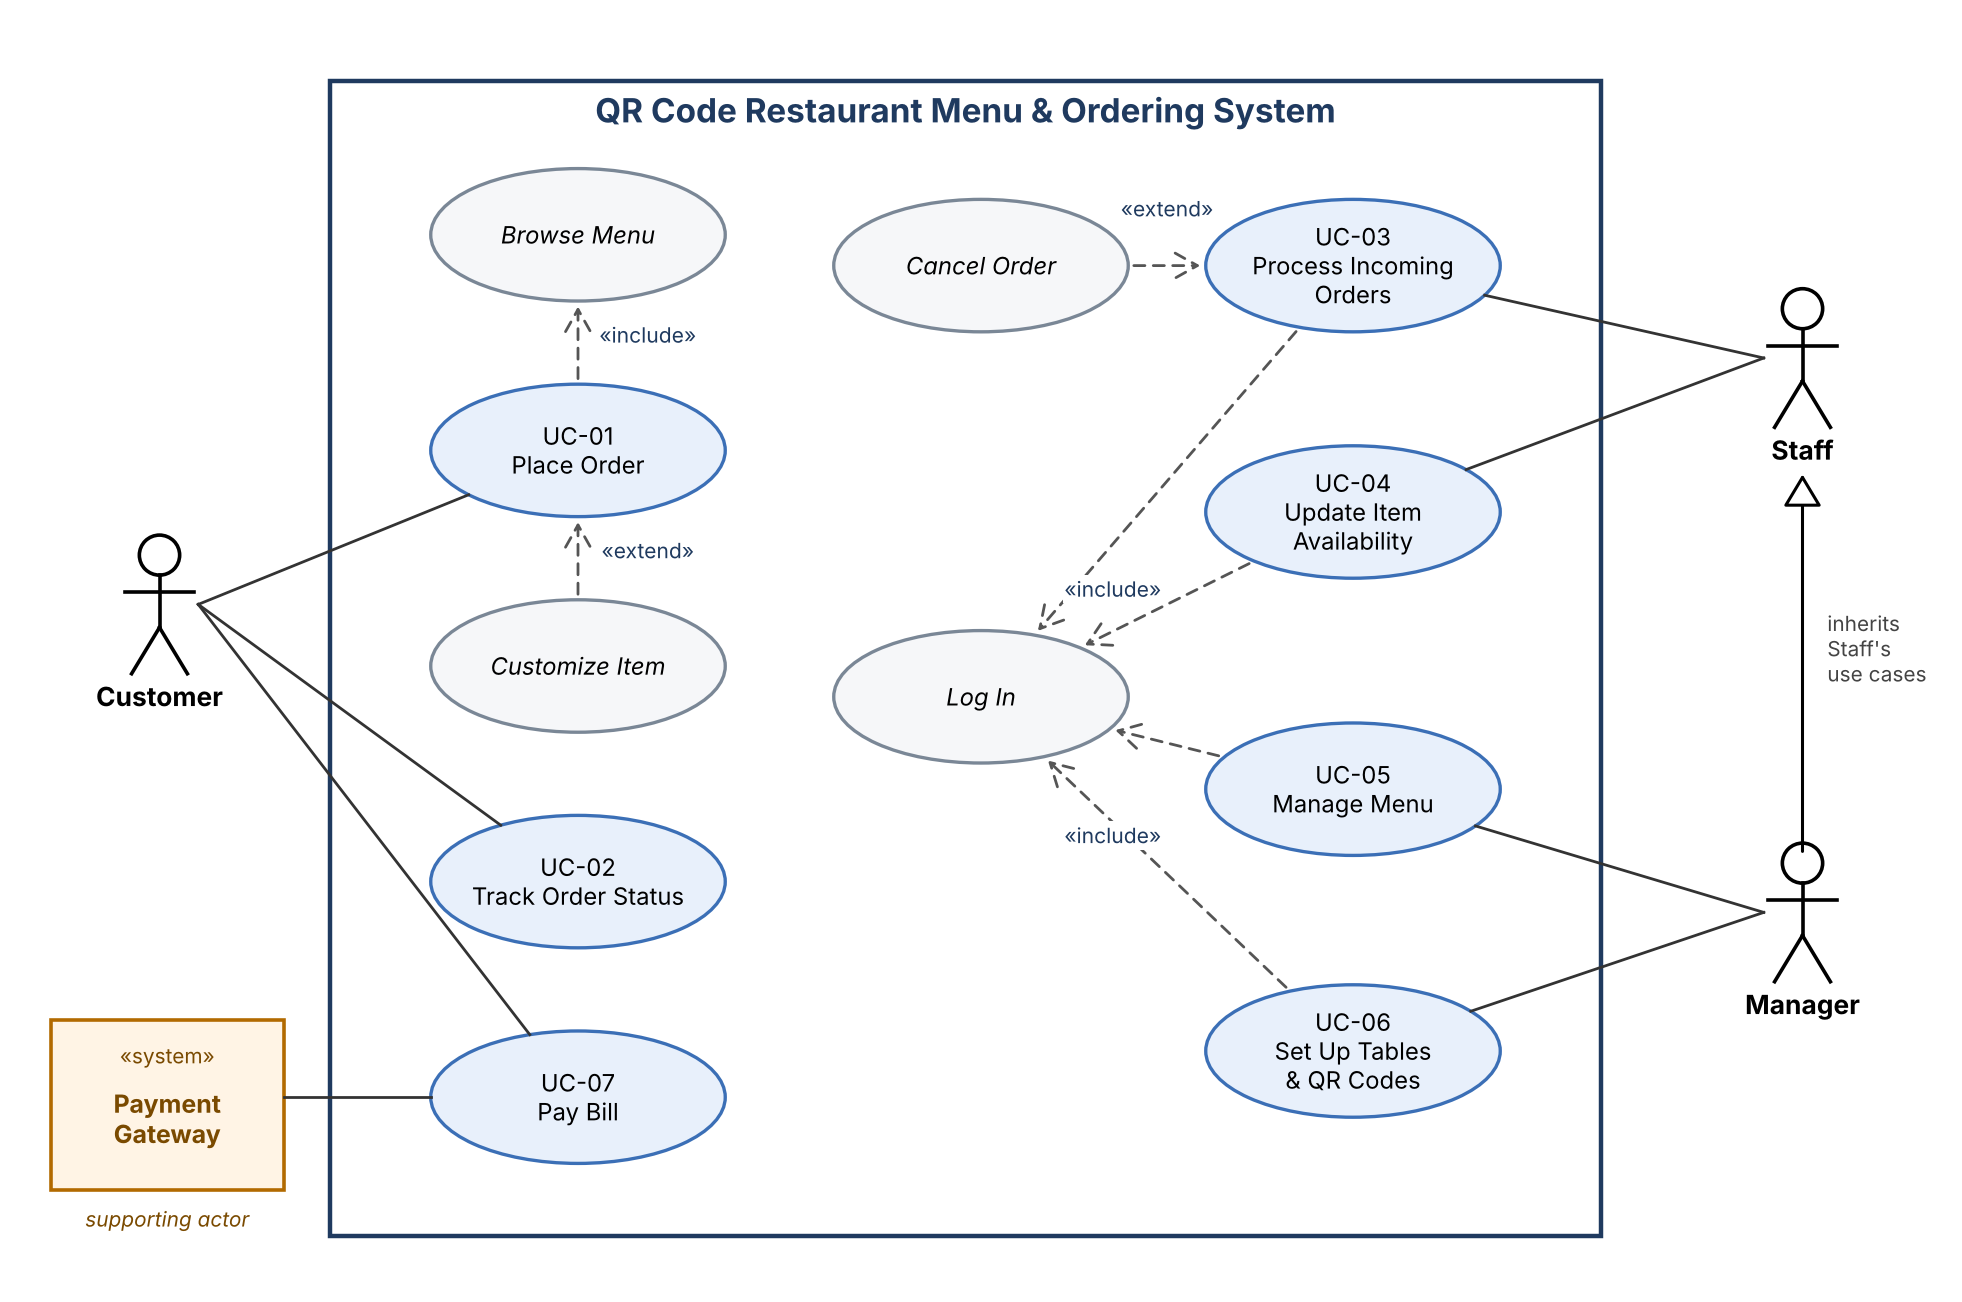

Reproduce this figure in Python.
import math, matplotlib
matplotlib.use("Agg")
import matplotlib.pyplot as plt
from matplotlib.patches import Ellipse, Rectangle, FancyArrowPatch

W,H=124,82
fig, ax = plt.subplots(figsize=(12.4, 8.2), dpi=200)
ax.set_xlim(0, W); ax.set_ylim(0, H); ax.axis("off")
ax.add_patch(Rectangle((20, 3), 82, 75, fill=False, lw=1.6, ec="#1F3A5F"))
ax.text(61, 75.3, "QR Code Restaurant Menu & Ordering System", ha="center", fontsize=12, weight="bold", color="#1F3A5F")

EW, EH = 19, 8.6
U = {}
def uc(key, label, x, y, main=True):
    U[key]=(x,y)
    ax.add_patch(Ellipse((x,y), EW, EH, fc="#E8F0FB" if main else "#F6F7F9", ec="#3B6FB6" if main else "#7A8796", lw=1.2, ls="-" ))
    ax.text(x, y, label, ha="center", va="center", fontsize=8.6, style="normal" if main else "italic")

uc("browse","Browse Menu",36,68,False)
uc("uc1","UC-01\nPlace Order",36,54)
uc("cust","Customize Item",36,40,False)
uc("uc2","UC-02\nTrack Order Status",36,26)
uc("uc7","UC-07\nPay Bill",36,12)
uc("cancel","Cancel Order",62,66,False)
uc("uc3","UC-03\nProcess Incoming\nOrders",86,66)
uc("uc4","UC-04\nUpdate Item\nAvailability",86,50)
uc("login","Log In",62,38,False)
uc("uc5","UC-05\nManage Menu",86,32)
uc("uc6","UC-06\nSet Up Tables\n& QR Codes",86,15)

def edge(key, tx, ty):
    x,y=U[key]; dx,dy=tx-x,ty-y
    a,b=EW/2,EH/2
    t=1/math.sqrt((dx/a)**2+(dy/b)**2)
    return x+dx*t, y+dy*t

def actor(x, y, name):
    ax.add_patch(plt.Circle((x, y+5.2), 1.3, fill=False, lw=1.3))
    ax.plot([x, x], [y+3.9, y+0.5], color="k", lw=1.3)
    ax.plot([x-2.2, x+2.2], [y+2.8, y+2.8], color="k", lw=1.3)
    ax.plot([x, x-1.8], [y+0.5, y-2.5], color="k", lw=1.3)
    ax.plot([x, x+1.8], [y+0.5, y-2.5], color="k", lw=1.3)
    ax.text(x, y-4.6, name, ha="center", fontsize=9.5, weight="bold")
    return (x, y+2)

cA=actor(9,42,"Customer")
sA=actor(115,58,"Staff")
mA=actor(115,22,"Manager")
# payment gateway: system actor box
ax.add_patch(Rectangle((2,6), 15, 11, fc="#FFF4E5", ec="#B26A00", lw=1.3))
ax.text(9.5,14.2,"«system»",ha="center",fontsize=7.5,color="#7A4A00")
ax.text(9.5,10.6,"Payment\nGateway",ha="center",va="center",fontsize=9,weight="bold",color="#7A4A00")
ax.text(9.5,3.6,"supporting actor",ha="center",fontsize=7.5,style="italic",color="#7A4A00")

def assoc(p, key):
    q=edge(key,*p); ax.plot([p[0],q[0]],[p[1],q[1]],color="#333",lw=1)
assoc((11.5,44),"uc1"); assoc((11.5,44),"uc2"); assoc((11.5,44),"uc7")
assoc((17,12),"uc7")
assoc((112.5,60),"uc3"); assoc((112.5,60),"uc4")
assoc((112.5,24),"uc5"); assoc((112.5,24),"uc6")
ax.annotate("", xy=(115,52.8), xytext=(115,27.6), arrowprops=dict(arrowstyle="-|>,head_length=1.0,head_width=0.6", fc="white", ec="k", lw=1.1))
ax.text(116.6,39,"inherits\nStaff's\nuse cases",fontsize=7.5,color="#444")

def dep(src, dst, label, lx=0, ly=0):
    sx,sy=U[src]; dx,dy=U[dst]
    p=edge(src,dx,dy); q=edge(dst,sx,sy)
    ax.annotate("", xy=q, xytext=p, arrowprops=dict(arrowstyle="->,head_length=0.8,head_width=0.45", ls=(0,(4,3)), color="#555", lw=1))
    ax.text((p[0]+q[0])/2+lx,(p[1]+q[1])/2+ly,label,fontsize=7.6,color="#1F3A5F",ha="center",
            bbox=dict(fc="white",ec="none",pad=0.5))
dep("uc1","browse","«include»",4.5,0)
dep("cust","uc1","«extend»",4.5,0)
dep("cancel","uc3","«extend»",0,3.2)
for k,(lx,ly) in {"uc3":(0,0),"uc4":(0,0),"uc5":(0,0),"uc6":(0,0)}.items():
    dep(k,"login","",lx,ly)
ax.text(70.5,44.5,"«include»",fontsize=7.6,color="#1F3A5F",ha="center",bbox=dict(fc="white",ec="none",pad=0.5))
ax.text(70.5,28.5,"«include»",fontsize=7.6,color="#1F3A5F",ha="center",bbox=dict(fc="white",ec="none",pad=0.5))
plt.savefig("usecase.png", bbox_inches="tight", facecolor="white")
